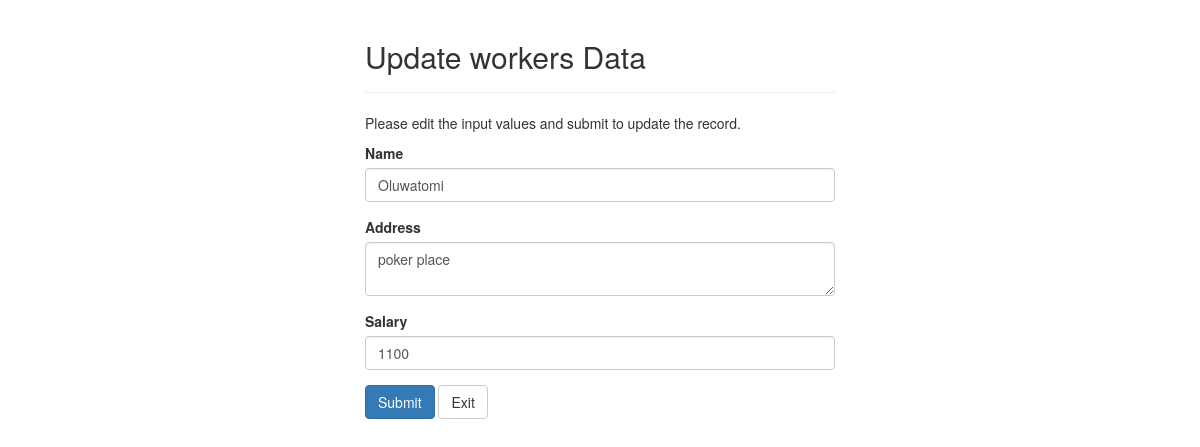
Page /update.php?id=1 on the committed database.
### tables this page shows
CREATE TABLE `workers` (
  `id` int(11) NOT NULL,
  `name` varchar(128) NOT NULL,
  `address` varchar(128) NOT NULL,
  `salary` varchar(128) NOT NULL
);

### update.php (the view, shortened to what this page needs)
<?php
require_once "dbh.php";
$name = $address = $salary = "";
$nameerror = $addresserror = $salaryerror = "";
if(isset($_POST["id"]) && !empty($_POST["id"])){
    $id = $_POST["id"];
    $input_name = trim($_POST["name"]);
    if(empty($input_name)){
        $nameerror = "Please enter a name.";
    } elseif(!filter_var($input_name, FILTER_VALIDATE_REGEXP, array("options"=>array("regexp"=>"/^[a-zA-Z\s]+$/")))){
        $nameerror = "Please enter a valid name.";
    } else{
        $name = $input_name;
    }
    $input_address = trim($_POST["address"]);
    if(empty($input_address)){
        $addresserror = "Please enter an address.";
    } else{
        $address = $input_address;
    }
    $input_salary = trim($_POST["salary"]);
    if(empty($input_salary)){
        $salaryerror = "Please enter the salary amount.";
    } elseif(!ctype_digit($input_salary)){
        $salaryerror = "Please enter a positive integer value.";
    } else{
        $salary = $input_salary;
    }
    if(empty($nameerror) && empty($addresserror) && empty($salaryerror)){
        $sql = "UPDATE workers SET name=?, address=?, salary=? WHERE id=?";
        if($confirm = $conn->prepare($sql)){
            $confirm->bind_param("sssi", $option1, $option2, $option3, $option4);
            $option1 = $name;
            $option2 = $address;
            $option3 = $salary;
            $option4 = $id;
            if($confirm->execute()){
                header("location: index.php");
                exit();
            } else{
                echo "Something went wrong. Please try again later.";
            }
        }
        $confirm->close();
    }
    $conn->close();
} else{
        if(isset($_GET["id"]) && !empty(trim($_GET["id"]))){
            $id =  trim($_GET["id"]);
            $sql = "SELECT * FROM workers WHERE id = ?";
            if($confirm = $conn->prepare($sql)){
                $validationid = $id;
                $confirm->bind_param("i", $validationid);
                if($confirm->execute()){
                    $result = $confirm->get_result();
                    if($result->num_rows == 1){
                        $row = $result->fetch_array(MYSQLI_ASSOC);
                        $name = $row["name"];
                        $address = $row["address"];
                        $salary = $row["salary"];
                    } else {
                        header("location: error.php");
                        exit();
                            }
                } else  {
                    echo "Oops! Something went wrong. Please try again later.";
                        }
            }
        }  else{
            header("location: error.php");
            exit();
        }
    }
?>
 <!DOCTYPE html>
<html lang="en">
<head>
    <link rel="stylesheet" href="https://maxcdn.bootstrapcdn.com/bootstrap/3.3.7/css/bootstrap.css">
</head>
<body>
    <div class="wrapper">
        <div class="container-fluid">
            <div class="row">
                <div class="col-md-12">
                    <div class="page-header">
                        <h2>Update workers Data</h2>
                    </div>
                    <p>Please edit the input values and submit to update the record.</p>
                    <form action="<?php echo htmlspecialchars(basename($_SERVER['REQUEST_URI'])); ?>" method="post">
                        <div class="form-group <?php echo (!empty($nameerror)) ? 'has-error' : ''; ?>">
                            <label>Name</label>
                            <input type="text" name="name" class="form-control" value="<?php echo $name; ?>">
                        </div>
                        <div class="form-group <?php echo (!empty($addresserror)) ? 'has-error' : ''; ?>">
                            <label>Address</label>
                            <textarea name="address" class="form-control"><?php echo $address; ?></textarea>
                        </div>
                        <div class="form-group <?php echo (!empty($salaryerror)) ? 'has-error' : ''; ?>">
                            <label>Salary</label>
                            <input type="text" name="salary" class="form-control" value="<?php echo $salary; ?>">
                        </div>
                        <input type="submit" class="btn btn-primary" value="Submit">
                        <a href="index.php" class="btn btn-default">Exit</a>
                    </form>
                </div>
            </div>
        </div>
    </div>
</body>
</html>

### update.php (style rules this page uses)
.wrapper { width: 500px; margin: 0 auto; }

### rows in the picture
workers: name "Oluwatomi", address "poker place", salary "1100"
